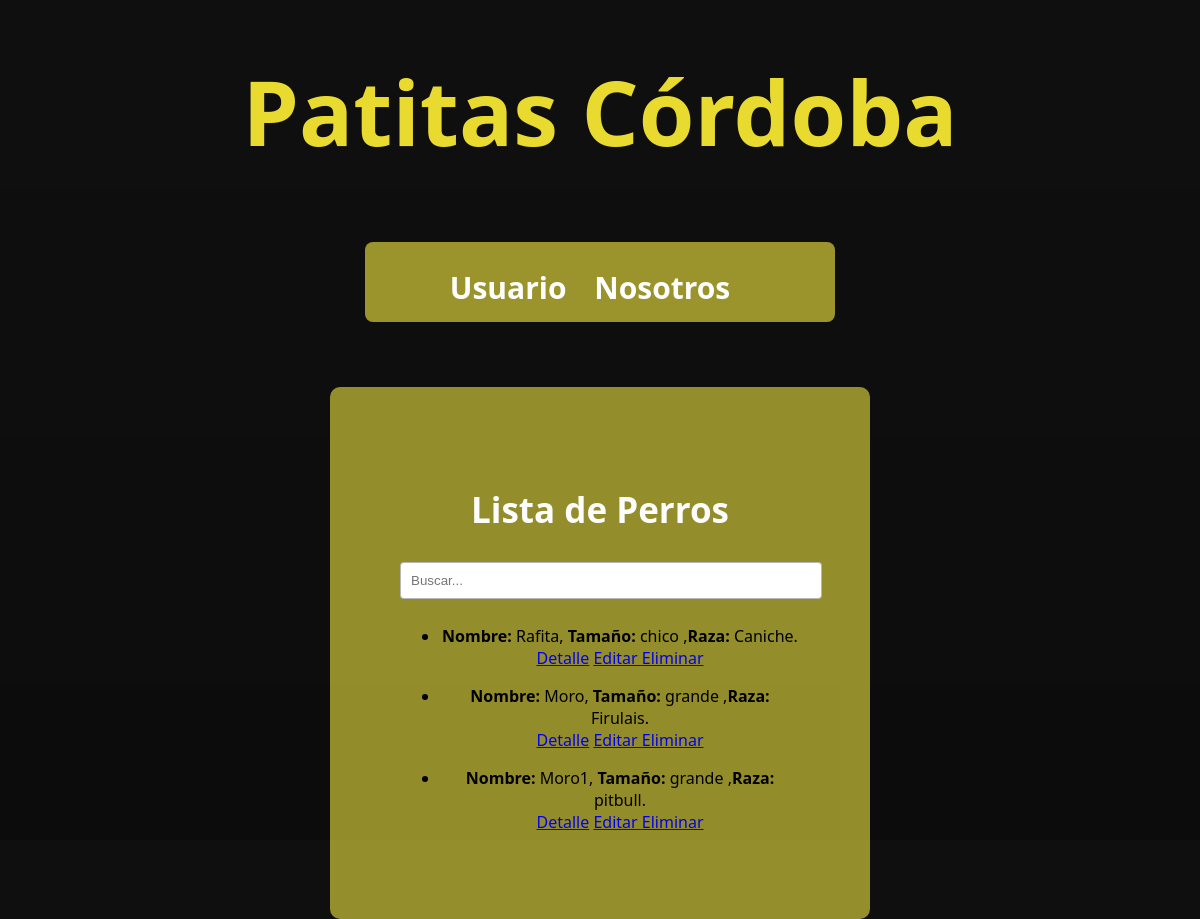
The page /publicarperro/list/ on the database as committed earlier.
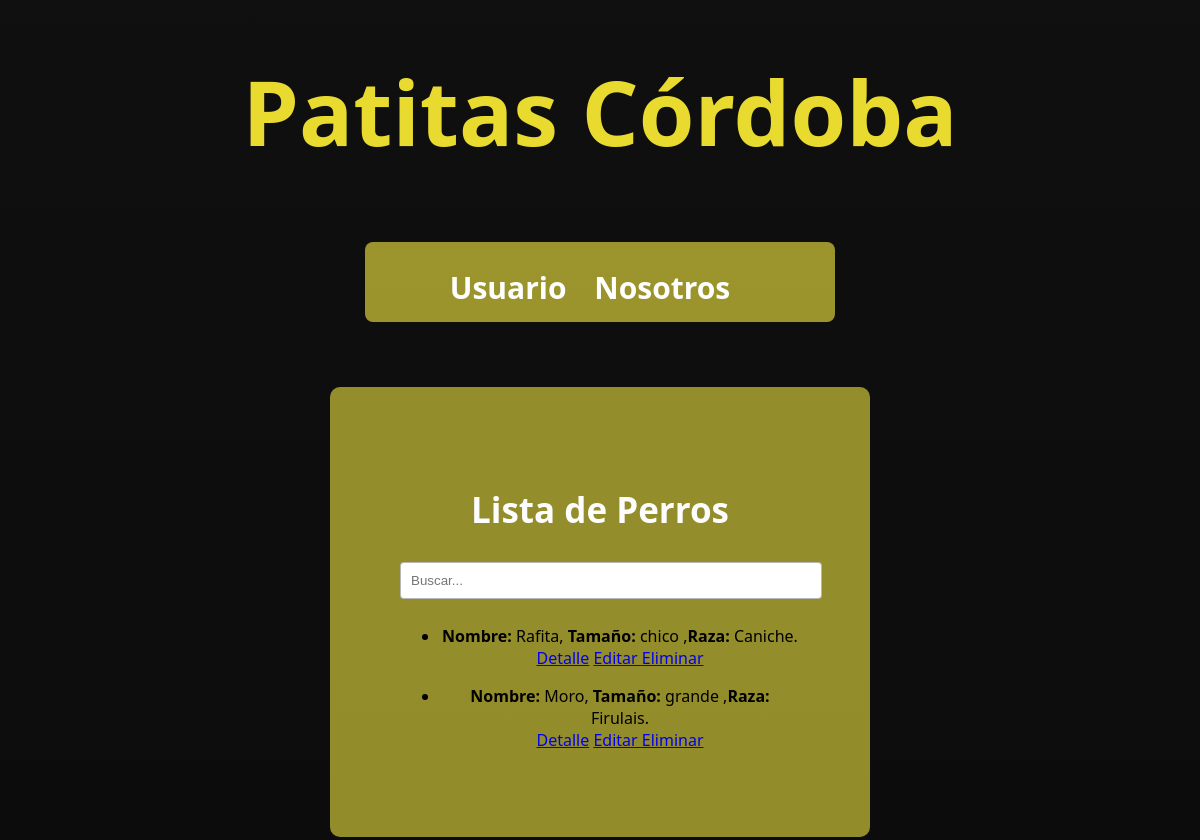
The same page on the database as committed later.
### animales/models.py (models this page shows, shortened)
class Animal(models.Model):
    contacto = models.CharField(max_length=30)
    nombre = models.CharField(max_length=30, blank= True, null = True)
    nacimiento = models.DateField(blank= True, null = True)
    vacunacion= models.BooleanField(blank = True)
    castrado= models.BooleanField(blank = True)
    desparasitado = models.BooleanField(blank = True)
    observaciones = models.TextField(blank= True, null = True)

class Perro(Animal):
    raza = models.CharField(max_length=50, null=True)
    OPCIONES_TAMANO = [
        ('grande', 'Grande'),
        ('mediano', 'Mediano'),
        ('chico', 'Chico'),]
    tamano = models.CharField(max_length=10, choices=OPCIONES_TAMANO)

class Animal(models.Model):
    contacto = models.CharField(max_length=30)
    nombre = models.CharField(max_length=30, blank= True, null = True)
    nacimiento = models.DateField(blank= True, null = True)
    vacunacion= models.BooleanField(blank = True)
    castrado= models.BooleanField(blank = True)
    desparasitado = models.BooleanField(blank = True)
    observaciones = models.TextField(blank= True, null = True)

### animales/views.py (the view)
# urls.py: path('publicarperro/list/', views.PerroList.as_view(), name= 'perrolist'),
class PerroList(ListView):
    model = Perro
    template_name = 'animales/perro_list.html'
    def get_queryset(self):
        if self.request.GET.get('consulta'):
            consultar = self.request.GET.get('consulta')
            object_list= Perro.objects.filter(nombre__icontains= consultar)
        else:
            object_list= Perro.objects.all()
        return object_list

### animales/templates/animales/perro_list.html (shortened to what this page needs)
{% extends 'animales/padre.html' %}
{% block contenido_que_cambia %}
                                <h2>Lista de Perros</h2>
        <div>
            <form action= '{% url 'animales:perrolist' %}'>
                <input type="text" name="consulta" placeholder="Buscar...">
            </form>
        </div>
        {%for perro in object_list %}
        <ul>
                <li><strong>Nombre:</strong> {{perro.nombre}}, <strong>Tamaño:</strong> {{perro.tamano}} ,<strong>Raza:</strong> {{perro.raza}}.</li>
                <a href="{% url 'animales:perro_detail' perro.id %}"> Detalle</a>
                <a href="{% url 'animales:perro_update' pk=perro.id %}"> Editar </a>
                <a href="{% url 'animales:perro_delete' pk=perro.id %}"> Eliminar </a>
        </ul>
        {% endfor %}
{% endblock contenido_que_cambia %}

### animales/templates/animales/padre.html (shortened to what this page needs)
<!DOCTYPE html>
<html lang="en">
<head>
</head>
<body>
    <h1>Patitas Córdoba</h1>
    <nav class="nav-links">
        <div class="perro-gato">
            {% if not user.is_authenticated %}
            <a href="{% url 'usuario:opciones' %}"><strong>Usuario</strong></a>
            {% endif %}
            <a href="{% url 'animales:nosotros' %}"><strong>Nosotros</strong></a>
        </div>
    </nav>
    <div class="Contenido">
        {% block contenido_que_cambia %}{% endblock contenido_que_cambia %}
    </div>
</body>
</html>

### animales/templates/animales/padre.html (style rules this page uses)
body { background: linear-gradient(rgba(0, 0, 0, 0.1), rgba(0, 0, 0, 0.3)), url(https://www.bbva.ch/wp-content/uploads/2022/05/recurso_mascotas.jpg); background-color: #111; font-family: 'Segoe UI'; margin: 0; padding: 0; height: 100vh; background-size: 100% 100%; }
h1 { font-size: 90px; text-align: center; color: #E9DA30; border-color: brown; padding: 10px; margin-top: 40px; }
.nav-links { text-align: center; margin-top: 20px; color: #FCE38F; font-size: 20px; }
.Contenido { text-align: center; max-width: 400px; margin: 65px auto; padding: 70px; background-color: #f0e44198; border-radius: 10px; opacity: 0; animation: fade-in-form 2.0s ease-out forwards; }
form input[type="text"], form input[type="email"], form input[type="submit"] { width: 100%; padding: 10px; margin-bottom: 10px; border: 1px solid #05000048; border-radius: 4px; }
h2 { font-size: 35px; color: #fdfdfd; }
.perro-gato { background-color: #f0e441a0; padding: 25px; margin-bottom: 20px; width: 420px; max-width: 500px; height: 30px; position: relative; left: 50%; transform: translateX(-50%); top: 0px; border-radius: 8px; color: red; font-size: 30px; }
.perro-gato a { margin-right: 20px; color: white; text-decoration: none; }

Rows that differ between the two databases and show on the page:
removed Perro: nombre "Moro1", tamano "grande", raza "pitbull"
